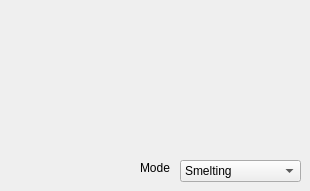
      <widget class="QWidget" name="smeltingTab">
       <attribute name="title">
        <string>Smelting</string>
       </attribute>
       <widget class="QPushButton" name="smeltingInputButton">
        <property name="geometry">
         <rect>
          <x>140</x>
          <y>90</y>
          <width>50</width>
          <height>50</height>
         </rect>
        </property>
        <property name="toolTip">
         <string>&lt;html&gt;&lt;head/&gt;&lt;body&gt;&lt;p&gt;The input for the smelting recipe.&lt;/p&gt;&lt;/body&gt;&lt;/html&gt;</string>
        </property>
        <property name="text">
         <string/>
        </property>
        <property name="flat">
         <bool>true</bool>
        </property>
       </widget>
       <widget class="QPushButton" name="smeltingOutputButton">
        <property name="geometry">
         <rect>
          <x>250</x>
          <y>90</y>
          <width>50</width>
          <height>50</height>
         </rect>
        </property>
        <property name="toolTip">
         <string>&lt;html&gt;&lt;head/&gt;&lt;body&gt;&lt;p&gt;The output for the smelting recipe.&lt;/p&gt;&lt;/body&gt;&lt;/html&gt;</string>
        </property>
        <property name="text">
         <string/>
        </property>
        <property name="flat">
         <bool>true</bool>
        </property>
       </widget>
       <widget class="QLabel" name="smeltingInput">
        <property name="geometry">
         <rect>
          <x>140</x>
          <y>90</y>
          <width>50</width>
          <height>50</height>
         </rect>
        </property>
        <property name="text">
         <string/>
        </property>
       </widget>
       <widget class="QLabel" name="smeltingOutput">
        <property name="geometry">
         <rect>
          <x>250</x>
          <y>90</y>
          <width>50</width>
          <height>50</height>
         </rect>
        </property>
        <property name="text">
         <string/>
        </property>
       </widget>
       <widget class="QLabel" name="label">
        <property name="geometry">
         <rect>
          <x>140</x>
          <y>160</y>
          <width>49</width>
          <height>16</height>
         </rect>
        </property>
        <property name="text">
         <string>Mode</string>
        </property>
       </widget>
       <widget class="QComboBox" name="smeltingModeBox">
        <property name="geometry">
         <rect>
          <x>180</x>
          <y>160</y>
          <width>121</width>
          <height>22</height>
         </rect>
        </property>
        <property name="toolTip">
         <string>&lt;html&gt;&lt;head/&gt;&lt;body&gt;&lt;p&gt;The block that this recipe is assigned to. For example, Campfire_Cooking will make it so this recipe is for a campfire.&lt;/p&gt;&lt;/body&gt;&lt;/html&gt;</string>
        </property>
        <item>
         <property name="text">
          <string>Smelting</string>
         </property>
        </item>
        <item>
         <property name="text">
          <string>Smoking</string>
         </property>
        </item>
        <item>
         <property name="text">
          <string>Blasting</string>
         </property>
        </item>
        <item>
         <property name="text">
          <string>Campfire_Cooking</string>
         </property>
        </item>
       </widget>
       <zorder>smeltingInput</zorder>
       <zorder>smeltingOutput</zorder>
       <zorder>smeltingOutputButton</zorder>
       <zorder>smeltingInputButton</zorder>
       <zorder>label</zorder>
       <zorder>smeltingModeBox</zorder>
      </widget>
